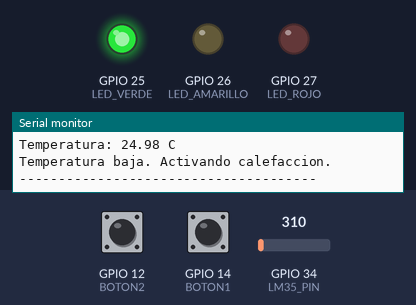
A sketch run on a simulated ESP32. Shown: output pins drawn as LEDs (lit = HIGH), the last lines printed to the serial monitor. Dashed ring = blinking. Inputs (shaded band) come from the test bench; at power-on: GPIO 12 (BOTON2) LOW, GPIO 14 (BOTON1) LOW, GPIO 34 (LM35_PIN) = 310 (analog values on the 0–4095 scale).

Above: at 1.8 s.
1.9 s: GPIO 12 (BOTON2) pulled HIGH for 1.2 s
At 2.13 s:
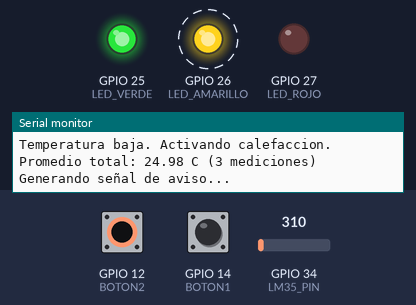
At 4.0 s:
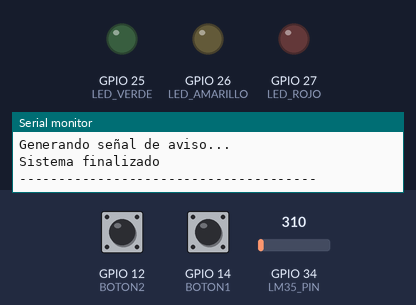
Timing chart, 0 to 5.5 s (numbered marks = the images above; inputs shaded):
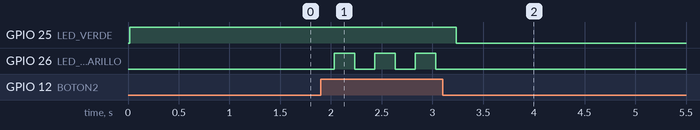

The sketch:

codigo.ino
```cpp
// Simulación de monitoreo de temperatura - Invernadero ESP32

const int LED_VERDE = 25;
const int LED_AMARILLO = 26;
const int LED_ROJO = 27;
const int BOTON1 = 14;
const int BOTON2 = 12;
const int LM35_PIN = 34;
const int DAC_PIN = 26;  // GPIO 26 (DAC2)

// --- Variables globales ---
float temperatura = 0;
bool modoSimulacion = false;

float sumaTemperaturas = 0;
int contadorTotal = 0;
int contadorVentana = 0;
float ventanaTemps[5];

int boton1_estado = HIGH;
int boton2_estado = HIGH;
int boton1Anterior = LOW;
int boton2Anterior = LOW;
unsigned long tiempoDebounce1 = 0;
unsigned long tiempoDebounce2 = 0;
const unsigned long DEBOUNCE_DELAY = 50;

bool sistemaActivo = true;

void setup() {
  pinMode(LED_VERDE, OUTPUT);
  pinMode(LED_AMARILLO, OUTPUT);
  pinMode(LED_ROJO, OUTPUT);
  pinMode(BOTON1, INPUT);
  pinMode(BOTON2, INPUT);
  pinMode(LM35_PIN, INPUT);

  analogReadResolution(12);
  analogSetAttenuation(ADC_11db);

  Serial.begin(115200);
  Serial.println("=== SISTEMA DE TEMPERATURA - INVERNADERO ===");
  Serial.println("Comandos Serial:");
  Serial.println("  T=<valor> - Simular temperatura (ej: T=32.5)");
  Serial.println("  B1=1 - Simular presion Boton 1");
  Serial.println("  B2=1 - Simular presion Boton 2");
  Serial.println("Modo: Sensor real (envia T=<valor> para simular)\n");

}

void loop() {
  if (!sistemaActivo) {
    return;
  }

  if (Serial.available() > 0) {
    procesarComandoSerial();
  }

  temperatura = leerTemperatura();

  // Registrar cada temperatura leída para el promedio total
  sumaTemperaturas += temperatura;
  contadorTotal++;

  Serial.print("Temperatura: ");
  Serial.print(temperatura);
  Serial.println(" C");

  controlarLEDs(temperatura);

  int estadoB1 = digitalRead(BOTON1);
  if (estadoB1 == HIGH && boton1Anterior == LOW) {
    if (millis() - tiempoDebounce1 > DEBOUNCE_DELAY) {
      manejarBoton1();
      tiempoDebounce1 = millis();
    }
  }
  boton1Anterior = estadoB1;

  int estadoB2 = digitalRead(BOTON2);
  if (estadoB2 == HIGH && boton2Anterior == LOW) {
    if (millis() - tiempoDebounce2 > DEBOUNCE_DELAY) {
      manejarBoton2();
      tiempoDebounce2 = millis();
    }
  }
  boton2Anterior = estadoB2;

  Serial.println("--------------------------------------");
  delay(1000);
}


float leerTemperatura() {
  if (modoSimulacion) {
    return temperatura;
  }

  int cuentasADC = analogRead(LM35_PIN);
  float voltios = (cuentasADC / 4095.0) * 3.3;
  float tempC = voltios / 0.01;
  return tempC;
}

void controlarLEDs(float temp) {
  if (temp <= 25) {
    digitalWrite(LED_VERDE, HIGH);
    digitalWrite(LED_AMARILLO, LOW);
    digitalWrite(LED_ROJO, LOW);
    Serial.println("Temperatura baja. Activando calefaccion.");
  }
  else if (temp >= 26 && temp <= 49) {
    digitalWrite(LED_VERDE, LOW);
    digitalWrite(LED_AMARILLO, HIGH);
    digitalWrite(LED_ROJO, LOW);
    Serial.println("Temperatura optima. Sistema en espera.");
  }
  else {
    digitalWrite(LED_VERDE, LOW);
    digitalWrite(LED_AMARILLO, LOW);
    digitalWrite(LED_ROJO, HIGH);
    Serial.println("Temperatura alta. Desactivando calefaccion.");
  }
}

void procesarComandoSerial() {
  String comando = Serial.readStringUntil('\n');
  comando.trim();

  if (comando.startsWith("T=")) {
    temperatura = comando.substring(2).toFloat();
    modoSimulacion = true;
    Serial.print("Modo simulacion. T=");
    Serial.print(temperatura);
    Serial.println(" C");
  }
  else if (comando == "B1=1") {
    Serial.println("Boton 1 simulado");
    manejarBoton1();
  }
  else if (comando == "B2=1") {
    Serial.println("Boton 2 simulado");
    manejarBoton2();
  }
}

void manejarBoton1() {
  Serial.println("Tomando 5 muestras...");

  float promedio = 0;
  for (int i = 0; i < 5; i++) {
    float medicion = leerTemperatura();
    ventanaTemps[i] = medicion;
    promedio += medicion;

    Serial.print("  Muestra ");
    Serial.print(i + 1);
    Serial.print(": ");
    Serial.print(medicion);
    Serial.println(" C");

    if (i < 4) {
      delay(500);  // Espera medio segundo entre muestras
    }
  }

  promedio /= 5.0;

  // Las muestras ya se están registrando en el loop,
  // aquí solo mostramos el promedio de las 5 mediciones tomadas
  Serial.print("Promedio de 5 mediciones: ");
  Serial.print(promedio);
  Serial.println(" C");
}

void manejarBoton2() {
  if (contadorTotal > 0) {
    float promedioTotal = sumaTemperaturas / contadorTotal;
    Serial.print("Promedio total: ");
    Serial.print(promedioTotal);
    Serial.print(" C (");
    Serial.print(contadorTotal);
    Serial.println(" mediciones)");
  } else {
    Serial.println("No hay mediciones registradas");
  }

  Serial.println("Generando señal de aviso...");
  for (int i = 0; i < 3; i++) {
    dacWrite(DAC_PIN, 255);
    delay(200);
    dacWrite(DAC_PIN, 0);
    delay(200);
  }

  digitalWrite(LED_VERDE, LOW);
  digitalWrite(LED_AMARILLO, LOW);
  digitalWrite(LED_ROJO, LOW);

  Serial.println("Sistema finalizado");
  sistemaActivo = false;
}
```

Measured:
- after the input at 1.9 s, GPIO 25 (LED_VERDE): HIGH → LOW after 1.3 s; GPIO 26 (LED_AMARILLO): alternates HIGH for 0.20 s and LOW for 0.20 s, 6 changes in all, then stays LOW, starting after 0.13 s
